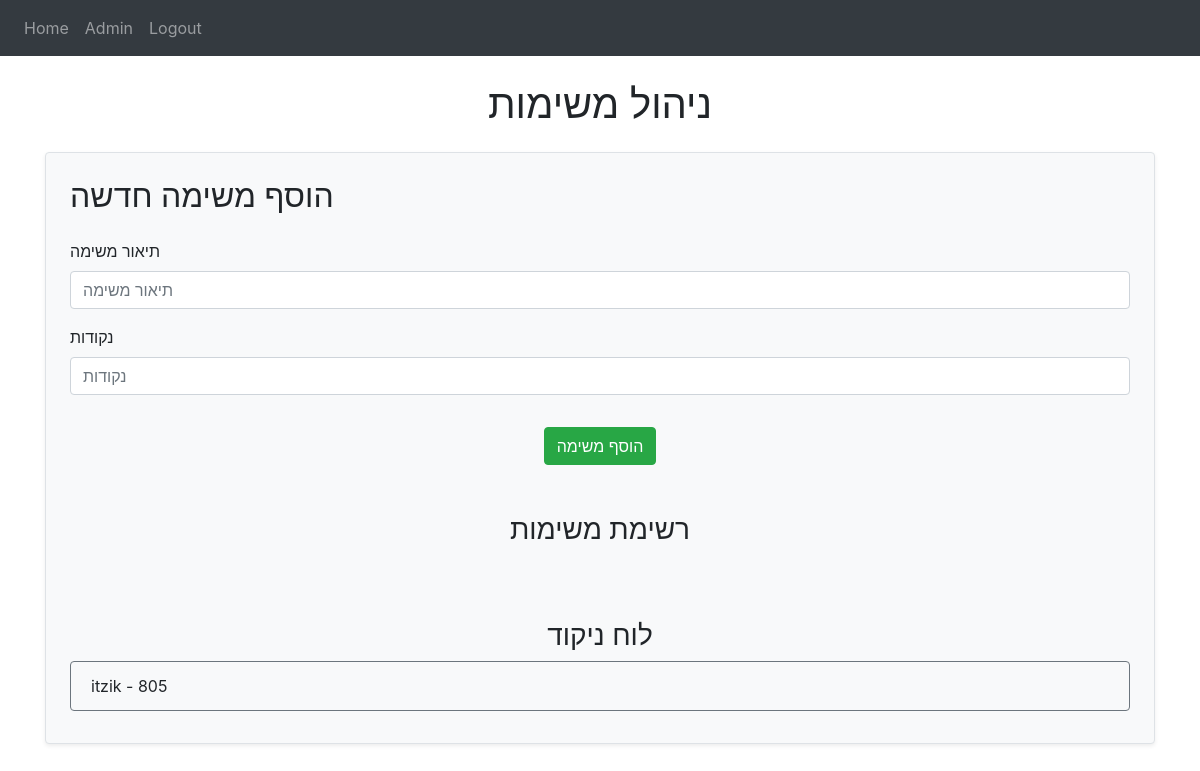
Page / (signed in) on the earlier database version.
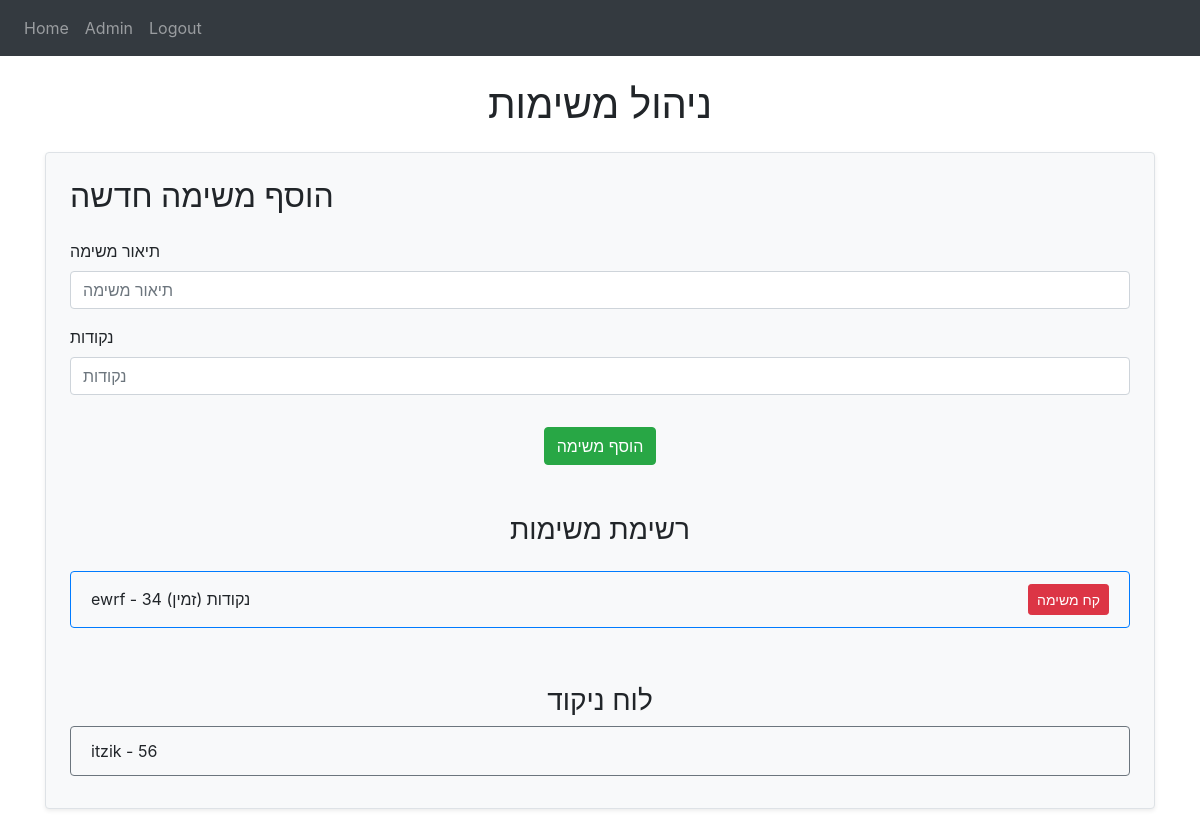
Same page on the later database version.
### website/models.py (models this page shows)
class User(db.Model, UserMixin):
    id = db.Column(db.Integer, primary_key=True)
    username = db.Column(db.String(150), unique=True)
    email = db.Column(db.String(150), unique=True)
    password = db.Column(db.String(150))
    points = db.Column(db.Integer, default=0)
    is_admin = db.Column(db.Boolean, default=False)
    is_allowed = db.Column(db.Boolean, default=True)
    login_dates = db.Column(db.JSON, default=list)
    data = db.Column(db.String, default="")
    tasks_complete = db.Column(db.String, default="")

class Task(db.Model):
    id = db.Column(db.Integer, primary_key=True)
    data = db.Column(db.String(10000))
    date = db.Column(db.DateTime, default=func.now())
    taken = db.Column(db.Boolean, default=False)
    taken_by = db.Column(db.String(500), default='')
    points = db.Column(db.Integer)

### website/views.py (the view, shortened to what this page needs)
@views.route('/', methods=['GET', 'POST'])
@login_required
def home():
    print(current_user.is_admin)
    notes = Task.query.all()
    users = User.query.all()  # Fetch all users for the points board
    return render_template("home.html", notes=notes, users=users, user=current_user)

### website/__init__.py (called while the page is built)
def create_app():
    app = Flask(__name__)
    app.config['SECRET_KEY'] = 'hjshjhdjah kjshkjdhjs'
    app.config['SQLALCHEMY_DATABASE_URI'] = f'sqlite:///{DB_NAME}'
    app.config['SESSION_PROTECTION'] = 'strong'  # חיזוק ניהול הסשנים
    db.init_app(app)
    from .views import views
    from .auth import auth
    from .admin import admin
    app.register_blueprint(views, url_prefix='/')
    app.register_blueprint(auth, url_prefix='/')
    app.register_blueprint(admin, url_prefix='/')
    from .models import User  # ייבוא של המודל
    create_database(app)
    login_manager = LoginManager()
    login_manager.login_view = 'auth.login'
    login_manager.init_app(app)
    @login_manager.user_loader
    def load_user(id):
        user = User.query.get(int(id))
        return user
    return app

### website/auth.py (called while the page is built)
@auth.app_context_processor
def inject_user():
    return dict(user=current_user)

### website/templates/home.html (shortened to what this page needs)
{% extends "base.html" %}
{% block content %}
<h1 class="text-center my-4">ניהול משימות</h1>
<div class="border rounded p-4 mb-4 shadow-sm bg-light">
  <form method="POST" action="/add-task">
    <h2 class="mb-4">הוסף משימה חדשה</h2>
    <div class="form-group">
      <label for="task-desc">תיאור משימה</label>
      <input
        type="text"
        name="task-desc"
        id="task-desc"
        class="form-control"
        placeholder="תיאור משימה"
        required
      />
    </div>
    <div class="form-group">
      <label for="task-points">נקודות</label>
      <input
        type="number"
        name="task-points"
        id="task-points"
        class="form-control"
        placeholder="נקודות"
        min="1"
        required
      />
    </div>
    <div class="text-center">
      <button type="submit" class="btn btn-success mt-3">הוסף משימה</button>
    </div>
  </form>
  <h3 class="mt-5 mb-4 text-center">רשימת משימות</h3>
  <ul id="task-list" class="list-group">
    {% for note in notes %}
    <li
      class="list-group-item d-flex justify-content-between align-items-center bg-light border border-primary mb-2 rounded"
      data-note-id="{{ note.id }}"
    >
      <span>{{ note.data }} - {{ note.points }} נקודות (זמין)</span>
      <button
        type="button"
        class="btn btn-danger btn-sm"
        onclick="deleteNoteAndRefresh({{ note.id }})"
      >
        קח משימה
      </button>
    </li>
    {% endfor %}
  </ul>
  <h3 class="mt-5 text-center">לוח ניקוד</h3>
  <ul id="points-board" class="list-group">
    {% for user in users %}
    <li
      class="list-group-item d-flex justify-content-between align-items-center bg-light border border-secondary mb-2 rounded"
    >
      <span>{{ user.username }} - {{ user.points }}</span>
    </li>
    {% endfor %}
  </ul>
</div>
{% endblock %}

### website/templates/base.html (shortened to what this page needs)
<!DOCTYPE html>
<html lang="he">
<head>
    <link
      rel="stylesheet"
      href="https://stackpath.bootstrapcdn.com/bootstrap/4.4.1/css/bootstrap.min.css"
    />
    <link
      rel="stylesheet"
      href="https://stackpath.bootstrapcdn.com/font-awesome/4.7.0/css/font-awesome.min.css"
    />
</head>
<body>
    <nav class="navbar navbar-expand-lg navbar-dark bg-dark">
        <div class="collapse navbar-collapse" id="navbar">
            <div class="navbar-nav">
                {% if user.is_authenticated %}
                    <a class="nav-item nav-link" id="home" href="/">Home</a>
                    {% if user.is_admin %}
                        <a class="nav-item nav-link" id="admin-page" href="/admin-page">Admin</a>
                    {% endif %}
                    <a class="nav-item nav-link" id="logout" href="/log_out">Logout</a>
                {% else %}
                    <a class="nav-item nav-link" id="login" href="/login">Login</a>
                    <a class="nav-item nav-link" id="sign-up" href="/sign-up">Sign-up</a>
                {% endif %}
            </div>
        </div>
    </nav>
    <div class="container">{% block content %} {% endblock %}</div>
</body>
</html>

Differences in the rows shown:
added Task: data "ewrf", points "34"
changed User "itzik": points "805" → "56"
